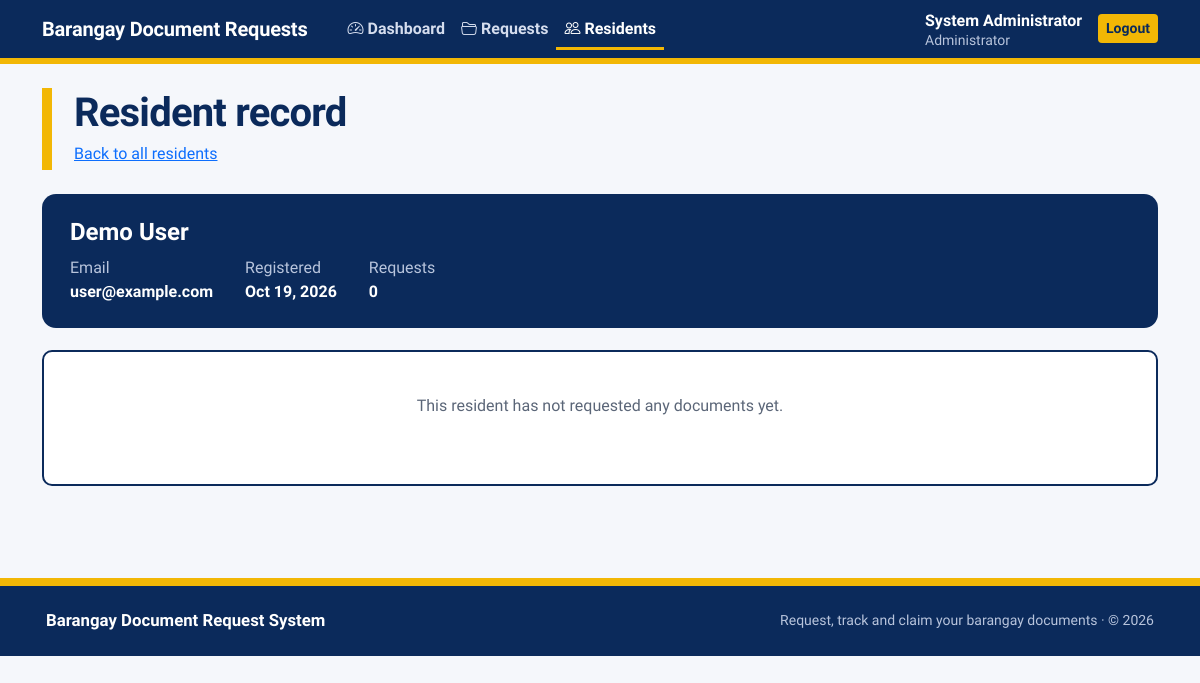
/admin/residents.php?id=2 (signed in), run on the app's committed database.
### tables this page shows
CREATE TABLE IF NOT EXISTS users (
 id INT AUTO_INCREMENT PRIMARY KEY,
 name VARCHAR(150) NOT NULL,
 email VARCHAR(190) NOT NULL UNIQUE,
 password VARCHAR(255) NOT NULL,
 role ENUM('admin','user') NOT NULL DEFAULT 'user',
 created_at TIMESTAMP DEFAULT CURRENT_TIMESTAMP
);

### admin/residents.php (the view, shortened to what this page needs)
<?php
require_once __DIR__ . '/../config/database.php';
$uCols = array_column($pdo->query("SHOW COLUMNS FROM users")->fetchAll(PDO::FETCH_ASSOC), 'Field');
$pick = function (array $want) use ($uCols) {
    foreach ($want as $w) if (in_array($w, $uCols, true)) return $w;
    return null;
};
$nameCol   = $pick(['name','full_name','fullname','username','first_name']);
$emailCol  = $pick(['email','email_address']);
$phoneCol  = $pick(['contact_number','contact_no','contact','phone','phone_number','mobile']);
$addrCol   = $pick(['address','purok','street']);
$joinedCol = $pick(['created_at','registered_at','date_registered','date_created']);
$sel = ['u.id AS uid'];
$sel[] = $nameCol   ? "u.`$nameCol` AS nm"     : "CONCAT('Resident #', u.id) AS nm";
$sel[] = $emailCol  ? "u.`$emailCol` AS email" : "NULL AS email";
$sel[] = $phoneCol  ? "u.`$phoneCol` AS phone" : "NULL AS phone";
$sel[] = $addrCol   ? "u.`$addrCol` AS addr"   : "NULL AS addr";
$sel[] = $joinedCol ? "u.`$joinedCol` AS joined" : "NULL AS joined";
$viewId = (int)($_GET['id'] ?? 0);
if ($viewId > 0) {
    $st = $pdo->prepare("SELECT " . implode(', ', $sel) . " FROM users u WHERE u.id = ? AND u.role <> 'admin'");
    $st->execute([$viewId]);
    $res = $st->fetch(PDO::FETCH_ASSOC);
    if ($res) {
        $st = $pdo->prepare("
            SELECT dr.reference_no, dr.status, dr.purpose, dr.quantity, dr.requested_at, dt.name AS doc
            FROM document_requests dr
            LEFT JOIN document_types dt ON dr.document_type_id = dt.id
            WHERE dr.user_id = ?
            ORDER BY dr.requested_at DESC");
        $st->execute([$viewId]);
        $history = $st->fetchAll(PDO::FETCH_ASSOC);
    }
}
$q = trim($_GET['q'] ?? '');
$link = fn(array $p) => 'residents.php' . ($p ? '?' . http_build_query(array_filter($p, fn($v) => $v !== '' && $v !== null)) : '');
include __DIR__ . '/../includes/header.php';
?>
<div class="bd">
<?php if ($viewId > 0 && !empty($res)): ?>
    <header class="bd-mast">
        <h1>Resident record</h1>
        <p><a href="<?= $link(['q' => $q]) ?>">Back to all residents</a></p>
    </header>
    <section class="bd-card">
        <h2><?= htmlspecialchars($res['nm']) ?></h2>
        <dl>
            <?php if ($emailCol): ?><div><dt>Email</dt><dd><?= htmlspecialchars($res['email'] ?? '-') ?></dd></div><?php endif; ?>
            <?php if ($joinedCol && $res['joined']): ?><div><dt>Registered</dt><dd><?= date('M j, Y', strtotime($res['joined'])) ?></dd></div><?php endif; ?>
            <div><dt>Requests</dt><dd><?= count($history) ?></dd></div>
        </dl>
    </section>
    <div class="bd-panel">
        <?php if (!$history): ?>
            <p class="bd-empty">This resident has not requested any documents yet.</p>
        <?php endif; ?>
    </div>
<?php endif; ?>
</div>
<?php include __DIR__ . '/../includes/footer.php'; ?>

### assets/css/style.css (style rules this page uses)
body { background:#f5f7fb; }

### admin/residents.php (style rules this page uses)
.bd { --ink:#0b2a5b; --sun:#f2b705; --mist:#eef1f6; --line:#d9dfea; --muted:#5b6678; font-family:'Source Sans 3',system-ui,sans-serif; color:var(--ink); }
.bd h1,.bd h2 { font-family:'Bricolage Grotesque',system-ui,sans-serif; }
.bd-mast { border-left:10px solid var(--sun); padding:4px 0 4px 22px; margin-bottom:24px; }
.bd-mast h1 { font-size:clamp(1.8rem,4vw,2.5rem); font-weight:800; letter-spacing:-.02em; margin:0; line-height:1.05; }
.bd-mast p { color:var(--muted); margin:8px 0 0; }
.bd-panel { border:2px solid var(--ink); border-radius:10px; padding:6px 20px 14px; background:#fff; overflow-x:auto; margin-bottom:20px; }
.bd-empty { padding:36px 0; text-align:center; color:var(--muted); }
.bd-card { background:var(--ink); color:#fff; border-radius:14px; padding:24px 28px; margin-bottom:22px; }
.bd-card h2 { font-size:1.5rem; font-weight:800; margin:0 0 10px; }
.bd-card dl { display:flex; flex-wrap:wrap; gap:8px 32px; margin:0; color:#d5ddee; }
.bd-card dt { font-weight:400; color:#b8c4dc; }
.bd-card dd { margin:0; color:#fff; font-weight:600; }

### data on the page
users: name "Demo User", email "user@example.com", created_at "Oct 19, 2026"

### other printed values
$label "Dashboard"
$label "Requests"
$label "Residents"
$user['name'] "System Administrator"
count($history) "0"
